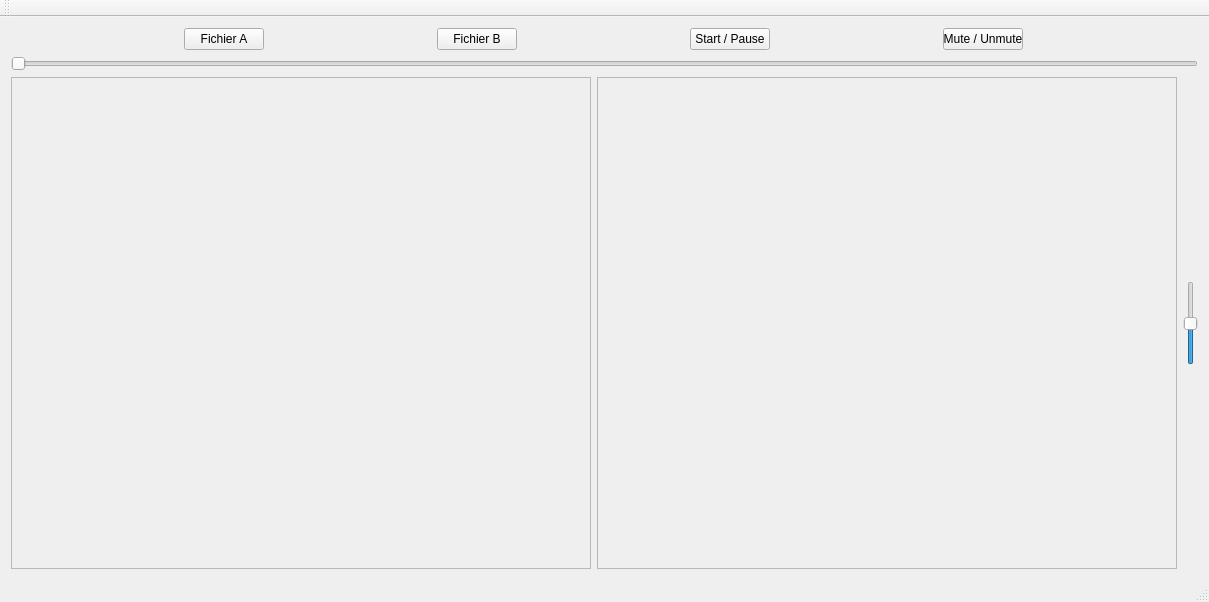
<?xml version="1.0" encoding="UTF-8"?>
<ui version="4.0">
 <class>MainWindow</class>
 <widget class="QMainWindow" name="MainWindow">
  <property name="geometry">
   <rect>
    <x>0</x>
    <y>0</y>
    <width>1209</width>
    <height>602</height>
   </rect>
  </property>
  <property name="windowTitle">
   <string>MainWindow</string>
  </property>
  <widget class="QWidget" name="centralWidget">
   <layout class="QVBoxLayout" name="verticalLayout">
    <item>
     <layout class="QHBoxLayout" name="horizontalLayout_6">
      <property name="spacing">
       <number>0</number>
      </property>
      <property name="sizeConstraint">
       <enum>QLayout::SetMaximumSize</enum>
      </property>
      <item>
       <widget class="QPushButton" name="browseLeftFileButton">
        <property name="maximumSize">
         <size>
          <width>80</width>
          <height>24</height>
         </size>
        </property>
        <property name="text">
         <string>Fichier A</string>
        </property>
       </widget>
      </item>
      <item>
       <widget class="QPushButton" name="browseRightFileButton">
        <property name="maximumSize">
         <size>
          <width>80</width>
          <height>24</height>
         </size>
        </property>
        <property name="text">
         <string>Fichier B</string>
        </property>
       </widget>
      </item>
      <item>
       <widget class="QPushButton" name="actionButton">
        <property name="maximumSize">
         <size>
          <width>80</width>
          <height>24</height>
         </size>
        </property>
        <property name="text">
         <string>Start / Pause</string>
        </property>
       </widget>
      </item>
      <item>
       <widget class="QPushButton" name="muteButton">
        <property name="maximumSize">
         <size>
          <width>80</width>
          <height>24</height>
         </size>
        </property>
        <property name="text">
         <string>Mute / Unmute</string>
        </property>
       </widget>
      </item>
     </layout>
    </item>
    <item>
     <widget class="QSlider" name="slider">
      <property name="orientation">
       <enum>Qt::Horizontal</enum>
      </property>
     </widget>
    </item>
    <item>
     <layout class="QHBoxLayout" name="horizontalLayout_5"/>
    </item>
    <item>
     <layout class="QHBoxLayout" name="horizontalLayout">
      <item>
       <widget class="QScrollArea" name="scrollArea">
        <property name="widgetResizable">
         <bool>true</bool>
        </property>
        <widget class="QWidget" name="scrollAreaWidgetContents">
         <property name="geometry">
          <rect>
           <x>0</x>
           <y>0</y>
           <width>579</width>
           <height>459</height>
          </rect>
         </property>
         <layout class="QGridLayout" name="gridLayout">
          <item row="0" column="0">
           <widget class="QLabel" name="detailLabelLeft">
            <property name="text">
             <string/>
            </property>
            <property name="alignment">
             <set>Qt::AlignLeading|Qt::AlignLeft|Qt::AlignTop</set>
            </property>
           </widget>
          </item>
         </layout>
        </widget>
       </widget>
      </item>
      <item>
       <widget class="QScrollArea" name="scrollArea_2">
        <property name="widgetResizable">
         <bool>true</bool>
        </property>
        <widget class="QWidget" name="scrollAreaWidgetContents_2">
         <property name="geometry">
          <rect>
           <x>0</x>
           <y>0</y>
           <width>579</width>
           <height>459</height>
          </rect>
         </property>
         <layout class="QGridLayout" name="gridLayout_2">
          <item row="0" column="0">
           <widget class="QLabel" name="detailLabelRight">
            <property name="text">
             <string/>
            </property>
            <property name="alignment">
             <set>Qt::AlignLeading|Qt::AlignLeft|Qt::AlignTop</set>
            </property>
           </widget>
          </item>
         </layout>
        </widget>
       </widget>
      </item>
      <item>
       <widget class="QSlider" name="saturationSlider">
        <property name="maximumSize">
         <size>
          <width>15</width>
          <height>84</height>
         </size>
        </property>
        <property name="minimum">
         <number>-100</number>
        </property>
        <property name="maximum">
         <number>100</number>
        </property>
        <property name="orientation">
         <enum>Qt::Vertical</enum>
        </property>
       </widget>
      </item>
     </layout>
    </item>
   </layout>
  </widget>
  <widget class="QMenuBar" name="menuBar">
   <property name="geometry">
    <rect>
     <x>0</x>
     <y>0</y>
     <width>1209</width>
     <height>21</height>
    </rect>
   </property>
  </widget>
  <widget class="QToolBar" name="mainToolBar">
   <attribute name="toolBarArea">
    <enum>TopToolBarArea</enum>
   </attribute>
   <attribute name="toolBarBreak">
    <bool>false</bool>
   </attribute>
  </widget>
  <widget class="QStatusBar" name="statusBar"/>
 </widget>
 <layoutdefault spacing="6" margin="11"/>
 <resources/>
 <connections/>
</ui>
